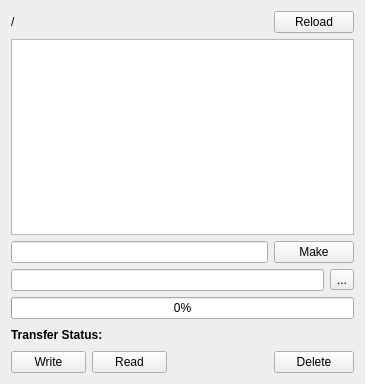
<?xml version="1.0" encoding="UTF-8"?>
<ui version="4.0">
 <class>fileTransferWidget</class>
 <widget class="QWidget" name="fileTransferWidget">
  <property name="geometry">
   <rect>
    <x>0</x>
    <y>0</y>
    <width>365</width>
    <height>384</height>
   </rect>
  </property>
  <property name="windowTitle">
   <string>Form</string>
  </property>
  <layout class="QVBoxLayout" name="verticalLayout">
   <item>
    <layout class="QHBoxLayout" name="horizontalLayout_4">
     <item>
      <widget class="QLabel" name="pathLabel">
       <property name="text">
        <string>/</string>
       </property>
      </widget>
     </item>
     <item>
      <spacer name="horizontalSpacer">
       <property name="orientation">
        <enum>Qt::Horizontal</enum>
       </property>
       <property name="sizeHint" stdset="0">
        <size>
         <width>40</width>
         <height>20</height>
        </size>
       </property>
      </spacer>
     </item>
     <item>
      <widget class="QPushButton" name="reloadButton">
       <property name="text">
        <string>Reload</string>
       </property>
      </widget>
     </item>
    </layout>
   </item>
   <item>
    <widget class="QTreeView" name="treeView"/>
   </item>
   <item>
    <layout class="QHBoxLayout" name="horizontalLayout_2">
     <item>
      <widget class="QLineEdit" name="makeEdit"/>
     </item>
     <item>
      <widget class="QPushButton" name="makeFileButton">
       <property name="text">
        <string>Make</string>
       </property>
      </widget>
     </item>
    </layout>
   </item>
   <item>
    <layout class="QHBoxLayout" name="horizontalLayout_5">
     <item>
      <widget class="QLineEdit" name="localPathEdit"/>
     </item>
     <item>
      <widget class="QToolButton" name="localPathToolButton">
       <property name="text">
        <string>...</string>
       </property>
      </widget>
     </item>
    </layout>
   </item>
   <item>
    <widget class="QProgressBar" name="progressBar">
     <property name="value">
      <number>0</number>
     </property>
    </widget>
   </item>
   <item>
    <layout class="QHBoxLayout" name="horizontalLayout_3">
     <item>
      <widget class="QLabel" name="label">
       <property name="font">
        <font>
         <bold>true</bold>
        </font>
       </property>
       <property name="text">
        <string>Transfer Status:</string>
       </property>
      </widget>
     </item>
     <item>
      <widget class="QLabel" name="statusLabel">
       <property name="text">
        <string/>
       </property>
      </widget>
     </item>
     <item>
      <spacer name="horizontalSpacer_3">
       <property name="orientation">
        <enum>Qt::Horizontal</enum>
       </property>
       <property name="sizeHint" stdset="0">
        <size>
         <width>40</width>
         <height>20</height>
        </size>
       </property>
      </spacer>
     </item>
    </layout>
   </item>
   <item>
    <layout class="QHBoxLayout" name="horizontalLayout">
     <item>
      <widget class="QPushButton" name="writeButton">
       <property name="maximumSize">
        <size>
         <width>75</width>
         <height>16777215</height>
        </size>
       </property>
       <property name="text">
        <string>Write</string>
       </property>
      </widget>
     </item>
     <item>
      <widget class="QPushButton" name="readButton">
       <property name="maximumSize">
        <size>
         <width>75</width>
         <height>16777215</height>
        </size>
       </property>
       <property name="text">
        <string>Read</string>
       </property>
      </widget>
     </item>
     <item>
      <spacer name="horizontalSpacer_2">
       <property name="orientation">
        <enum>Qt::Horizontal</enum>
       </property>
       <property name="sizeHint" stdset="0">
        <size>
         <width>40</width>
         <height>20</height>
        </size>
       </property>
      </spacer>
     </item>
     <item>
      <widget class="QPushButton" name="deleteButton">
       <property name="text">
        <string>Delete</string>
       </property>
      </widget>
     </item>
    </layout>
   </item>
  </layout>
 </widget>
 <resources/>
 <connections/>
</ui>
